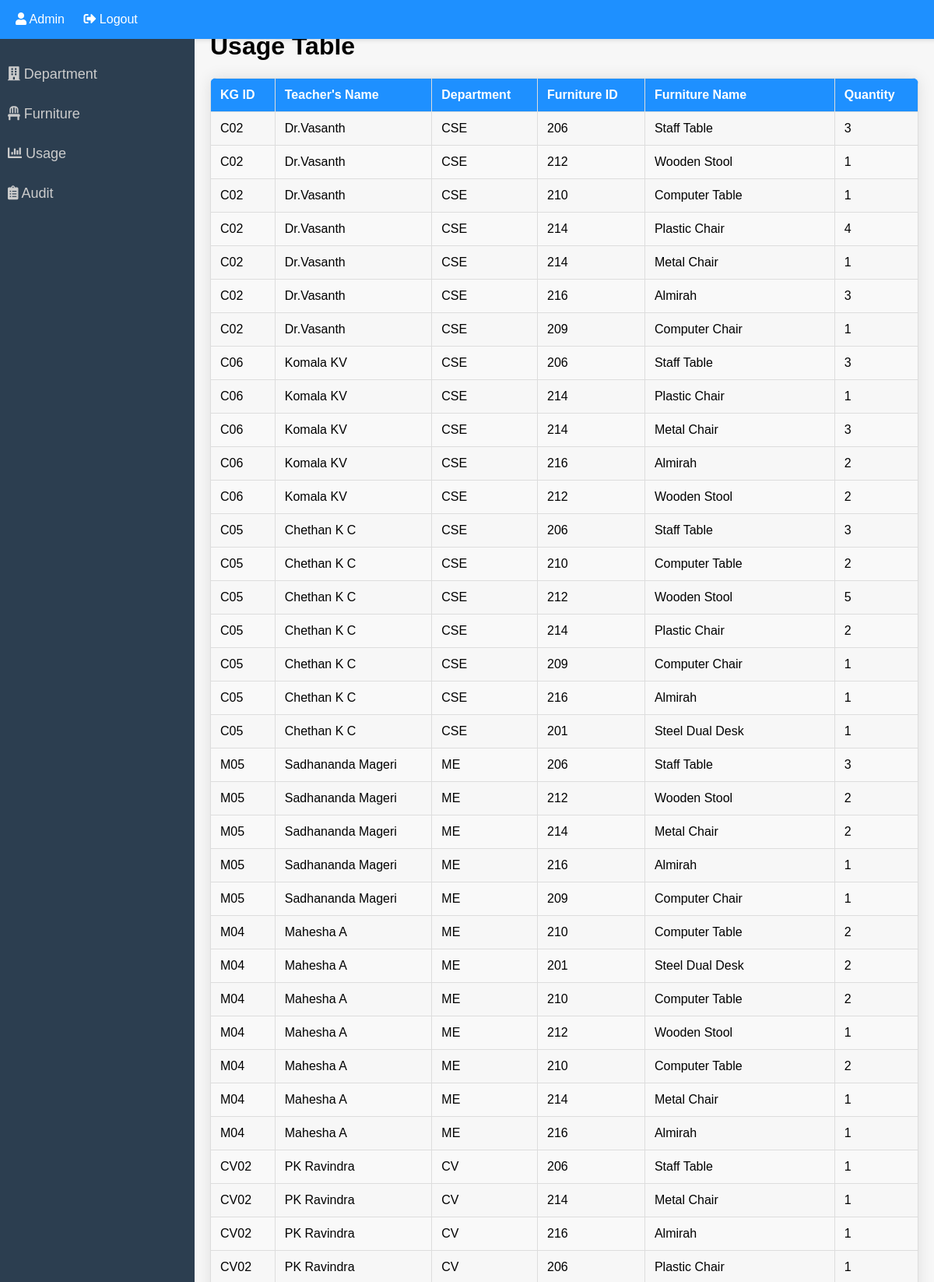
The page /usagetable2.php (upper part) on the database its author committed.
### tables this page shows
CREATE TABLE usagetable (
    kg_id VARCHAR(10),
    teachers_name VARCHAR(255),
    Department_name VARCHAR(255),
    furniture_id INT,
    furniture_name VARCHAR(255),
    furniture_quantity INT
);

### usagetable2.php (the view, shortened to what this page needs)
<?php
$servername = "localhost";
$username = "root";
$password = "";
$dbname = "inventory";
$conn = new mysqli($servername, $username, $password, $dbname);
if(isset($_GET['branch'])) {
    $branch = $_GET['branch'];
    $sql = "SELECT kg_id, teachers_name, Department_name, furniture_id, furniture_name, furniture_quantity FROM usagetable WHERE Department_name = ?";
    $stmt = $conn->prepare($sql);
    $stmt->bind_param("s", $branch);
    $stmt->execute();
    $result = $stmt->get_result();
} else {
    $sql = "SELECT kg_id, teachers_name, Department_name, furniture_id, furniture_name, furniture_quantity FROM usagetable";
    $result = $conn->query($sql);
}
?>
<!DOCTYPE html>
<html lang="en">
<head>
    <link rel="stylesheet" href="https://cdnjs.cloudflare.com/ajax/libs/font-awesome/5.15.1/css/all.min.css">
</head>
<body>
<div id="top-bar">
    <div>
        <a href="admin.php"><i class="fas fa-user"></i> Admin</a>
        <a href="logout.php"><i class="fas fa-sign-out-alt"></i> Logout</a>
    </div>
</div>
<div id="sidebar">
    <a href="department.php"><i class="fas fa-building"></i> Department</a>
    <a href="furnituretable.php"><i class="fas fa-chair"></i> Furniture</a>
    <a href="usagetable.php"><i class="fas fa-chart-bar"></i> Usage</a>
    <a href="audittable.php"><i class="fas fa-clipboard-list"></i> Audit</a>
</div>
<div id="content">
    <h1>Usage Table</h1>
    <table>
        <thead>
            <tr>
                <th>KG ID</th>
                <th>Teacher's Name</th>
                <th>Department</th>
                <th>Furniture ID</th>
                <th>Furniture Name</th>
                <th>Quantity</th>
            </tr>
        </thead>
        <tbody>
            <?php
            if ($result->num_rows > 0) {
                while($row = $result->fetch_assoc()) {
                    echo "<tr>
                            <td>{$row['kg_id']}</td>
                            <td>{$row['teachers_name']}</td>
                            <td>{$row['Department_name']}</td>
                            <td>{$row['furniture_id']}</td>
                            <td>{$row['furniture_name']}</td>
                            <td>{$row['furniture_quantity']}</td>
                        </tr>";
                }
            } else {
                echo "<tr><td colspan='6'>No records found</td></tr>";
            }
            ?>
        </tbody>
    </table>
</div>
</body>
</html>

### usagetable2.php (style rules this page uses)
body { font-family: Arial, sans-serif; margin: 0; padding: 0; background-color: #f7f7f7; }
#top-bar { background: #1e90ff; height: 50px; display: flex; align-items: center; justify-content: space-between; padding: 0 20px; box-shadow: 0 2px 5px rgba(0, 0, 0, 0.1); color: white; position: fixed; width:100%; }
#top-bar a { text-decoration: none; color: white; margin-right: 20px; font-size: 16px; transition: all 0.3s ease; }
#sidebar { width: 250px; height: 100%; background: #2c3e50; position: fixed; left: 0; top: 50px; overflow-x: hidden; padding-top: 20px; transition: all 0.3s ease; }
#sidebar a { padding: 15px 10px; text-decoration: none; font-size: 18px; color: #ccc; display: block; transition: all 0.3s ease; }
#content { margin-left: 250px; margin-top: 0px; padding: 20px; background-color: #f7f7f7; min-height: calc(100vh - 50px); overflow: auto; box-sizing: border-box; }
table { width: 100%; border-collapse: collapse; margin-top: 20px; border-radius: 8px; overflow: hidden; box-shadow: 0 0 20px rgba(0, 0, 0, 0.1); }
th, td { border: 1px solid #ddd; padding: 12px; text-align: left; }
th { background-color: #1e90ff; color: #fff; font-weight: bold; }
tr:nth-child(even) { background-color: #f9f9f9; }

### rows shown on the page
usagetable: kg "C02", teachers_name "Dr.Vasanth", Department_name "CSE", furniture "206", furniture_name "Staff Table", furniture_quantity "3"
usagetable: kg "C02", teachers_name "Dr.Vasanth", Department_name "CSE", furniture "212", furniture_name "Wooden Stool", furniture_quantity "1"
usagetable: kg "C02", teachers_name "Dr.Vasanth", Department_name "CSE", furniture "210", furniture_name "Computer Table", furniture_quantity "1"
usagetable: kg "C02", teachers_name "Dr.Vasanth", Department_name "CSE", furniture "214", furniture_name "Plastic Chair", furniture_quantity "4"
usagetable: kg "C02", teachers_name "Dr.Vasanth", Department_name "CSE", furniture "214", furniture_name "Metal Chair", furniture_quantity "1"
usagetable: kg "C02", teachers_name "Dr.Vasanth", Department_name "CSE", furniture "216", furniture_name "Almirah", furniture_quantity "3"
usagetable: kg "C02", teachers_name "Dr.Vasanth", Department_name "CSE", furniture "209", furniture_name "Computer Chair", furniture_quantity "1"
usagetable: kg "C06", teachers_name "Komala KV", Department_name "CSE", furniture "206", furniture_name "Staff Table", furniture_quantity "3"
usagetable: kg "C06", teachers_name "Komala KV", Department_name "CSE", furniture "214", furniture_name "Plastic Chair", furniture_quantity "1"
usagetable: kg "C06", teachers_name "Komala KV", Department_name "CSE", furniture "214", furniture_name "Metal Chair", furniture_quantity "3"
usagetable: kg "C06", teachers_name "Komala KV", Department_name "CSE", furniture "216", furniture_name "Almirah", furniture_quantity "2"
usagetable: kg "C06", teachers_name "Komala KV", Department_name "CSE", furniture "212", furniture_name "Wooden Stool", furniture_quantity "2"
usagetable: kg "C05", teachers_name "Chethan K C", Department_name "CSE", furniture "206", furniture_name "Staff Table", furniture_quantity "3"
usagetable: kg "C05", teachers_name "Chethan K C", Department_name "CSE", furniture "210", furniture_name "Computer Table", furniture_quantity "2"
usagetable: kg "C05", teachers_name "Chethan K C", Department_name "CSE", furniture "212", furniture_name "Wooden Stool", furniture_quantity "5"
usagetable: kg "C05", teachers_name "Chethan K C", Department_name "CSE", furniture "214", furniture_name "Plastic Chair", furniture_quantity "2"
usagetable: kg "C05", teachers_name "Chethan K C", Department_name "CSE", furniture "209", furniture_name "Computer Chair", furniture_quantity "1"
usagetable: kg "C05", teachers_name "Chethan K C", Department_name "CSE", furniture "216", furniture_name "Almirah", furniture_quantity "1"
usagetable: kg "C05", teachers_name "Chethan K C", Department_name "CSE", furniture "201", furniture_name "Steel Dual Desk", furniture_quantity "1"
usagetable: kg "M05", teachers_name "Sadhananda Mageri", Department_name "ME", furniture "206", furniture_name "Staff Table", furniture_quantity "3"
usagetable: kg "M05", teachers_name "Sadhananda Mageri", Department_name "ME", furniture "212", furniture_name "Wooden Stool", furniture_quantity "2"
usagetable: kg "M05", teachers_name "Sadhananda Mageri", Department_name "ME", furniture "214", furniture_name "Metal Chair", furniture_quantity "2"
usagetable: kg "M05", teachers_name "Sadhananda Mageri", Department_name "ME", furniture "216", furniture_name "Almirah", furniture_quantity "1"
usagetable: kg "M05", teachers_name "Sadhananda Mageri", Department_name "ME", furniture "209", furniture_name "Computer Chair", furniture_quantity "1"
usagetable: kg "M04", teachers_name "Mahesha A", Department_name "ME", furniture "210", furniture_name "Computer Table", furniture_quantity "2"
usagetable: kg "M04", teachers_name "Mahesha A", Department_name "ME", furniture "201", furniture_name "Steel Dual Desk", furniture_quantity "2"
usagetable: kg "M04", teachers_name "Mahesha A", Department_name "ME", furniture "210", furniture_name "Computer Table", furniture_quantity "2"
usagetable: kg "M04", teachers_name "Mahesha A", Department_name "ME", furniture "212", furniture_name "Wooden Stool", furniture_quantity "1"
usagetable: kg "M04", teachers_name "Mahesha A", Department_name "ME", furniture "210", furniture_name "Computer Table", furniture_quantity "2"
usagetable: kg "M04", teachers_name "Mahesha A", Department_name "ME", furniture "214", furniture_name "Metal Chair", furniture_quantity "1"
usagetable: kg "M04", teachers_name "Mahesha A", Department_name "ME", furniture "216", furniture_name "Almirah", furniture_quantity "1"
usagetable: kg "CV02", teachers_name "PK Ravindra", Department_name "CV", furniture "206", furniture_name "Staff Table", furniture_quantity "1"
usagetable: kg "CV02", teachers_name "PK Ravindra", Department_name "CV", furniture "214", furniture_name "Metal Chair", furniture_quantity "1"
usagetable: kg "CV02", teachers_name "PK Ravindra", Department_name "CV", furniture "216", furniture_name "Almirah", furniture_quantity "1"
usagetable: kg "CV02", teachers_name "PK Ravindra", Department_name "CV", furniture "206", furniture_name "Plastic Chair", furniture_quantity "1"
